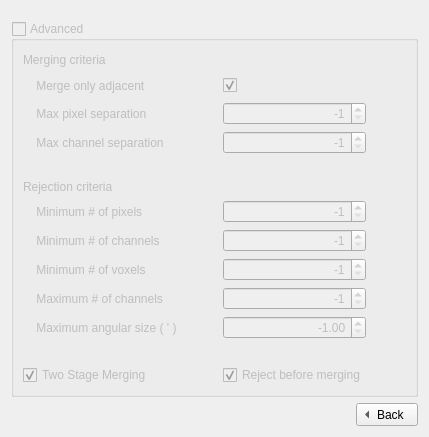
        <widget class="QWidget" name="page_8">
         <layout class="QGridLayout" name="gridLayout_20">
          <item row="0" column="0">
           <spacer name="horizontalSpacer_3">
            <property name="orientation">
             <enum>Qt::Horizontal</enum>
            </property>
            <property name="sizeType">
             <enum>QSizePolicy::Expanding</enum>
            </property>
            <property name="sizeHint" stdset="0">
             <size>
              <width>40</width>
              <height>10</height>
             </size>
            </property>
           </spacer>
          </item>
          <item row="1" column="0">
           <widget class="QGroupBox" name="SearchAdvgroupBox">
            <property name="enabled">
             <bool>false</bool>
            </property>
            <property name="title">
             <string>Advanced</string>
            </property>
            <property name="flat">
             <bool>true</bool>
            </property>
            <property name="checkable">
             <bool>true</bool>
            </property>
            <property name="checked">
             <bool>false</bool>
            </property>
            <layout class="QVBoxLayout" name="verticalLayout_11">
             <item>
              <layout class="QGridLayout" name="gridLayout_23">
               <item row="10" column="2">
                <widget class="QDoubleSpinBox" name="MaxAngSizeSpinBox">
                 <property name="alignment">
                  <set>Qt::AlignRight|Qt::AlignTrailing|Qt::AlignVCenter</set>
                 </property>
                 <property name="minimum">
                  <double>-1.000000000000000</double>
                 </property>
                 <property name="maximum">
                  <double>99999.990000000005239</double>
                 </property>
                 <property name="value">
                  <double>-1.000000000000000</double>
                 </property>
                </widget>
               </item>
               <item row="8" column="0">
                <widget class="QLabel" name="Minvoxellabel">
                 <property name="text">
                  <string>    Minimum # of voxels</string>
                 </property>
                </widget>
               </item>
               <item row="11" column="0">
                <spacer name="horizontalSpacer_7">
                 <property name="orientation">
                  <enum>Qt::Horizontal</enum>
                 </property>
                 <property name="sizeType">
                  <enum>QSizePolicy::Ignored</enum>
                 </property>
                 <property name="sizeHint" stdset="0">
                  <size>
                   <width>40</width>
                   <height>20</height>
                  </size>
                 </property>
                </spacer>
               </item>
               <item row="0" column="1">
                <spacer name="horizontalSpacer_9">
                 <property name="orientation">
                  <enum>Qt::Horizontal</enum>
                 </property>
                 <property name="sizeType">
                  <enum>QSizePolicy::Fixed</enum>
                 </property>
                 <property name="sizeHint" stdset="0">
                  <size>
                   <width>40</width>
                   <height>20</height>
                  </size>
                 </property>
                </spacer>
               </item>
               <item row="3" column="0">
                <widget class="QLabel" name="label_48">
                 <property name="text">
                  <string>    Max channel separation</string>
                 </property>
                </widget>
               </item>
               <item row="9" column="2">
                <widget class="QSpinBox" name="MaxChanspinBox">
                 <property name="alignment">
                  <set>Qt::AlignRight|Qt::AlignTrailing|Qt::AlignVCenter</set>
                 </property>
                 <property name="minimum">
                  <number>-1</number>
                 </property>
                 <property name="maximum">
                  <number>99999</number>
                 </property>
                 <property name="value">
                  <number>-1</number>
                 </property>
                </widget>
               </item>
               <item row="12" column="2">
                <widget class="QCheckBox" name="RejectcheckBox">
                 <property name="text">
                  <string>Reject before merging</string>
                 </property>
                 <property name="checked">
                  <bool>true</bool>
                 </property>
                </widget>
               </item>
               <item row="2" column="2">
                <widget class="QSpinBox" name="ThreshSpatialBox">
                 <property name="alignment">
                  <set>Qt::AlignRight|Qt::AlignTrailing|Qt::AlignVCenter</set>
                 </property>
                 <property name="minimum">
                  <number>-1</number>
                 </property>
                 <property name="maximum">
                  <number>10000</number>
                 </property>
                 <property name="value">
                  <number>-1</number>
                 </property>
                </widget>
               </item>
               <item row="12" column="0">
                <widget class="QCheckBox" name="TwostagemergingcheckBox">
                 <property name="text">
                  <string>Two Stage Merging</string>
                 </property>
                 <property name="checked">
                  <bool>true</bool>
                 </property>
                </widget>
               </item>
               <item row="0" column="0">
                <widget class="QLabel" name="Mergelabel">
                 <property name="sizePolicy">
                  <sizepolicy hsizetype="Preferred" vsizetype="Fixed">
                   <horstretch>0</horstretch>
                   <verstretch>0</verstretch>
                  </sizepolicy>
                 </property>
                 <property name="text">
                  <string>Merging criteria</string>
                 </property>
                </widget>
               </item>
               <item row="1" column="0">
                <widget class="QLabel" name="label_15">
                 <property name="text">
                  <string>    Merge only adjacent</string>
                 </property>
                </widget>
               </item>
               <item row="1" column="2">
                <widget class="QCheckBox" name="AdjacentcheckBox">
                 <property name="text">
                  <string/>
                 </property>
                 <property name="checked">
                  <bool>true</bool>
                 </property>
                </widget>
               </item>
               <item row="7" column="0">
                <widget class="QLabel" name="MinChanlabel">
                 <property name="text">
                  <string>    Minimum # of channels   </string>
                 </property>
                </widget>
               </item>
               <item row="8" column="2">
                <widget class="QSpinBox" name="MinVoxspinBox">
                 <property name="alignment">
                  <set>Qt::AlignRight|Qt::AlignTrailing|Qt::AlignVCenter</set>
                 </property>
                 <property name="minimum">
                  <number>-1</number>
                 </property>
                 <property name="maximum">
                  <number>99999</number>
                 </property>
                 <property name="value">
                  <number>-1</number>
                 </property>
                </widget>
               </item>
               <item row="9" column="0">
                <widget class="QLabel" name="label_16">
                 <property name="text">
                  <string>    Maximum # of channels</string>
                 </property>
                </widget>
               </item>
               <item row="2" column="0">
                <widget class="QLabel" name="label_49">
                 <property name="text">
                  <string>    Max pixel separation</string>
                 </property>
                </widget>
               </item>
               <item row="1" column="3">
                <spacer name="horizontalSpacer_4">
                 <property name="orientation">
                  <enum>Qt::Horizontal</enum>
                 </property>
                 <property name="sizeType">
                  <enum>QSizePolicy::Expanding</enum>
                 </property>
                 <property name="sizeHint" stdset="0">
                  <size>
                   <width>40</width>
                   <height>20</height>
                  </size>
                 </property>
                </spacer>
               </item>
               <item row="7" column="2">
                <widget class="QSpinBox" name="MinPixspinBox">
                 <property name="alignment">
                  <set>Qt::AlignRight|Qt::AlignTrailing|Qt::AlignVCenter</set>
                 </property>
                 <property name="minimum">
                  <number>-1</number>
                 </property>
                 <property name="maximum">
                  <number>99999</number>
                 </property>
                 <property name="value">
                  <number>-1</number>
                 </property>
                </widget>
               </item>
               <item row="4" column="0">
                <spacer name="horizontalSpacer_6">
                 <property name="orientation">
                  <enum>Qt::Horizontal</enum>
                 </property>
                 <property name="sizeType">
                  <enum>QSizePolicy::Ignored</enum>
                 </property>
                 <property name="sizeHint" stdset="0">
                  <size>
                   <width>40</width>
                   <height>20</height>
                  </size>
                 </property>
                </spacer>
               </item>
               <item row="6" column="0">
                <widget class="QLabel" name="MinPixlabel">
                 <property name="text">
                  <string>    Minimum # of pixels</string>
                 </property>
                </widget>
               </item>
               <item row="5" column="0">
                <widget class="QLabel" name="Rejeclabel">
                 <property name="sizePolicy">
                  <sizepolicy hsizetype="Preferred" vsizetype="Fixed">
                   <horstretch>0</horstretch>
                   <verstretch>0</verstretch>
                  </sizepolicy>
                 </property>
                 <property name="text">
                  <string>Rejection criteria</string>
                 </property>
                </widget>
               </item>
               <item row="10" column="0">
                <widget class="QLabel" name="label_17">
                 <property name="text">
                  <string>    Maximum angular size ( ' )</string>
                 </property>
                </widget>
               </item>
               <item row="6" column="2">
                <widget class="QSpinBox" name="MinChanspinBox">
                 <property name="alignment">
                  <set>Qt::AlignRight|Qt::AlignTrailing|Qt::AlignVCenter</set>
                 </property>
                 <property name="minimum">
                  <number>-1</number>
                 </property>
                 <property name="maximum">
                  <number>99999</number>
                 </property>
                 <property name="value">
                  <number>-1</number>
                 </property>
                </widget>
               </item>
               <item row="3" column="2">
                <widget class="QSpinBox" name="ThreshVelspinBox">
                 <property name="alignment">
                  <set>Qt::AlignRight|Qt::AlignTrailing|Qt::AlignVCenter</set>
                 </property>
                 <property name="minimum">
                  <number>-1</number>
                 </property>
                 <property name="maximum">
                  <number>10000</number>
                 </property>
                 <property name="value">
                  <number>-1</number>
                 </property>
                </widget>
               </item>
              </layout>
             </item>
            </layout>
           </widget>
          </item>
          <item row="2" column="0" alignment="Qt::AlignRight">
           <widget class="QToolButton" name="SearchAdvtoolButton">
            <property name="text">
             <string>Back</string>
            </property>
            <property name="toolButtonStyle">
             <enum>Qt::ToolButtonTextBesideIcon</enum>
            </property>
            <property name="arrowType">
             <enum>Qt::LeftArrow</enum>
            </property>
           </widget>
          </item>
         </layout>
        </widget>
